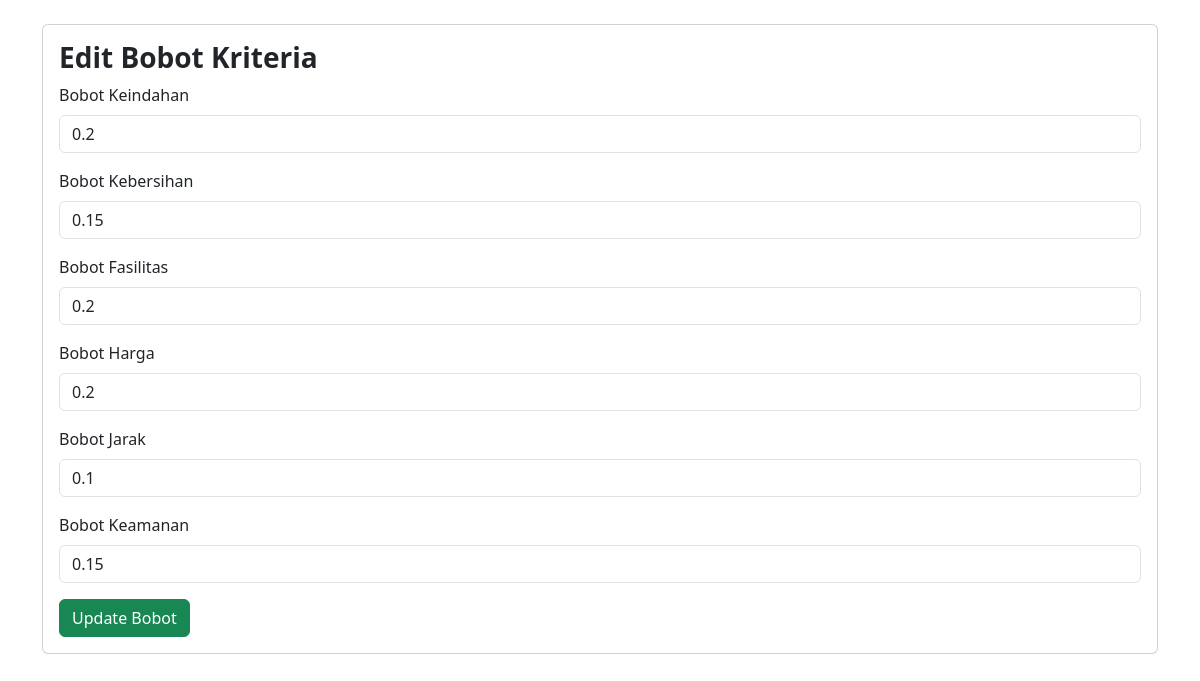
/edit-bobot.php?id=4, run on the app's committed database.
### tables this page shows
CREATE TABLE `bobot_kriteria` (
  `id` int(11) NOT NULL,
  `keindahan` float NOT NULL,
  `kebersihan` float NOT NULL,
  `fasilitas` float NOT NULL,
  `harga` float NOT NULL,
  `jarak` float NOT NULL,
  `keamanan` float NOT NULL
);

### edit-bobot.php (the view, shortened to what this page needs)
<?php
include 'db.php';
if (isset($_GET['id'])) {
    $id = $_GET['id'];
    $sql = "SELECT * FROM bobot_kriteria WHERE id='$id'";
    $result = $conn->query($sql);
    if ($result->num_rows > 0) {
        $row = $result->fetch_assoc();
    } else {
        echo "Data tidak ditemukan!";
        exit;
    }
} else {
    echo "ID tidak ditemukan!";
    exit;
}
?>
<!DOCTYPE html>
<html lang="en">
<head>
    <link href="https://cdn.jsdelivr.net/npm/bootstrap@5.3.3/dist/css/bootstrap.min.css" rel="stylesheet" />
</head>
<body>
    <div class="container mt-4">
        <div class="card">
            <div class="card-body">
                <h3><b>Edit Bobot Kriteria</b></h3>
                <form method="POST" action="">
                    <div class="mb-3">
                        <label for="keindahan" class="form-label">Bobot Keindahan</label>
                        <input type="number" step="0.01" class="form-control" id="keindahan" name="keindahan" value="<?php echo isset($row['keindahan']) ? $row['keindahan'] : ''; ?>" required />
                    </div>
                    <div class="mb-3">
                        <label for="kebersihan" class="form-label">Bobot Kebersihan</label>
                        <input type="number" step="0.01" class="form-control" id="kebersihan" name="kebersihan" value="<?php echo isset($row['kebersihan']) ? $row['kebersihan'] : ''; ?>" required />
                    </div>
                    <div class="mb-3">
                        <label for="fasilitas" class="form-label">Bobot Fasilitas</label>
                        <input type="number" step="0.01" class="form-control" id="fasilitas" name="fasilitas" value="<?php echo isset($row['fasilitas']) ? $row['fasilitas'] : ''; ?>" required />
                    </div>
                    <div class="mb-3">
                        <label for="harga" class="form-label">Bobot Harga</label>
                        <input type="number" step="0.01" class="form-control" id="harga" name="harga" value="<?php echo isset($row['harga']) ? $row['harga'] : ''; ?>" required />
                    </div>
                    <div class="mb-3">
                        <label for="jarak" class="form-label">Bobot Jarak</label>
                        <input type="number" step="0.01" class="form-control" id="jarak" name="jarak" value="<?php echo isset($row['jarak']) ? $row['jarak'] : ''; ?>" required />
                    </div>
                    <div class="mb-3">
                        <label for="keamanan" class="form-label">Bobot Keamanan</label>
                        <input type="number" step="0.01" class="form-control" id="keamanan" name="keamanan" value="<?php echo isset($row['keamanan']) ? $row['keamanan'] : ''; ?>" required />
                    </div>
                    <button type="submit" class="btn btn-success" name="submit">Update Bobot</button>
                </form>
            </div>
        </div>
    </div>
</body>
</html>

### data on the page
bobot_kriteria: keindahan "0.2", kebersihan "0.15", fasilitas "0.2", harga "0.2", jarak "0.1", keamanan "0.15"
